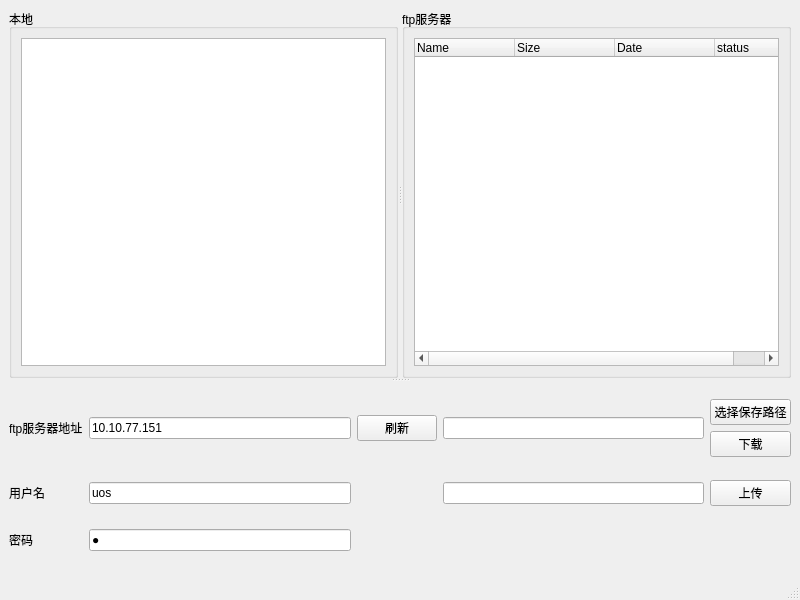
<?xml version="1.0" encoding="UTF-8"?>
<ui version="4.0">
 <class>FtpClientWindow</class>
 <widget class="QMainWindow" name="FtpClientWindow">
  <property name="geometry">
   <rect>
    <x>0</x>
    <y>0</y>
    <width>800</width>
    <height>600</height>
   </rect>
  </property>
  <property name="windowTitle">
   <string>MainWindow</string>
  </property>
  <widget class="QWidget" name="centralwidget">
   <layout class="QGridLayout" name="gridLayout_2">
    <item row="0" column="0">
     <widget class="QSplitter" name="splitter_2">
      <property name="orientation">
       <enum>Qt::Vertical</enum>
      </property>
      <widget class="QSplitter" name="splitter">
       <property name="orientation">
        <enum>Qt::Horizontal</enum>
       </property>
       <widget class="QGroupBox" name="groupBox">
        <property name="title">
         <string>本地</string>
        </property>
        <layout class="QGridLayout" name="gridLayout_3">
         <item row="0" column="0">
          <widget class="QTreeView" name="treeView"/>
         </item>
        </layout>
       </widget>
       <widget class="QGroupBox" name="groupBox_2">
        <property name="title">
         <string>ftp服务器</string>
        </property>
        <layout class="QGridLayout" name="gridLayout_4">
         <item row="0" column="0">
          <widget class="QTreeWidget" name="treeWidget_2">
           <column>
            <property name="text">
             <string notr="true">Name</string>
            </property>
           </column>
           <column>
            <property name="text">
             <string notr="true">Size</string>
            </property>
           </column>
           <column>
            <property name="text">
             <string>Date</string>
            </property>
           </column>
           <column>
            <property name="text">
             <string>status</string>
            </property>
           </column>
          </widget>
         </item>
        </layout>
       </widget>
      </widget>
      <widget class="QWidget" name="widget" native="true">
       <property name="maximumSize">
        <size>
         <width>16777215</width>
         <height>190</height>
        </size>
       </property>
       <layout class="QGridLayout" name="gridLayout">
        <item row="0" column="0">
         <widget class="QLabel" name="label">
          <property name="text">
           <string>ftp服务器地址</string>
          </property>
         </widget>
        </item>
        <item row="0" column="1">
         <widget class="QLineEdit" name="ftpLine">
          <property name="text">
           <string>10.10.77.151</string>
          </property>
         </widget>
        </item>
        <item row="0" column="3">
         <widget class="QLineEdit" name="hostSavePath">
          <property name="text">
           <string/>
          </property>
         </widget>
        </item>
        <item row="0" column="4">
         <layout class="QVBoxLayout" name="verticalLayout">
          <item>
           <widget class="QPushButton" name="getPathBtn">
            <property name="text">
             <string>选择保存路径</string>
            </property>
           </widget>
          </item>
          <item>
           <widget class="QPushButton" name="getBtn">
            <property name="text">
             <string>下载</string>
            </property>
           </widget>
          </item>
         </layout>
        </item>
        <item row="1" column="0">
         <widget class="QLabel" name="label_2">
          <property name="text">
           <string>用户名</string>
          </property>
         </widget>
        </item>
        <item row="1" column="1">
         <widget class="QLineEdit" name="userLine">
          <property name="text">
           <string>uos</string>
          </property>
         </widget>
        </item>
        <item row="1" column="3">
         <widget class="QLineEdit" name="hostUploadPath"/>
        </item>
        <item row="1" column="4">
         <widget class="QPushButton" name="putBtn">
          <property name="text">
           <string>上传</string>
          </property>
         </widget>
        </item>
        <item row="2" column="0">
         <widget class="QLabel" name="label_3">
          <property name="text">
           <string>密码</string>
          </property>
         </widget>
        </item>
        <item row="2" column="1">
         <widget class="QLineEdit" name="passwdLine">
          <property name="text">
           <string>1</string>
          </property>
          <property name="echoMode">
           <enum>QLineEdit::Password</enum>
          </property>
         </widget>
        </item>
        <item row="0" column="2">
         <widget class="QPushButton" name="updateBtn">
          <property name="text">
           <string>刷新</string>
          </property>
         </widget>
        </item>
       </layout>
      </widget>
     </widget>
    </item>
   </layout>
  </widget>
  <widget class="QMenuBar" name="menubar">
   <property name="geometry">
    <rect>
     <x>0</x>
     <y>0</y>
     <width>800</width>
     <height>36</height>
    </rect>
   </property>
  </widget>
  <widget class="QStatusBar" name="statusbar"/>
 </widget>
 <resources/>
 <connections/>
</ui>
